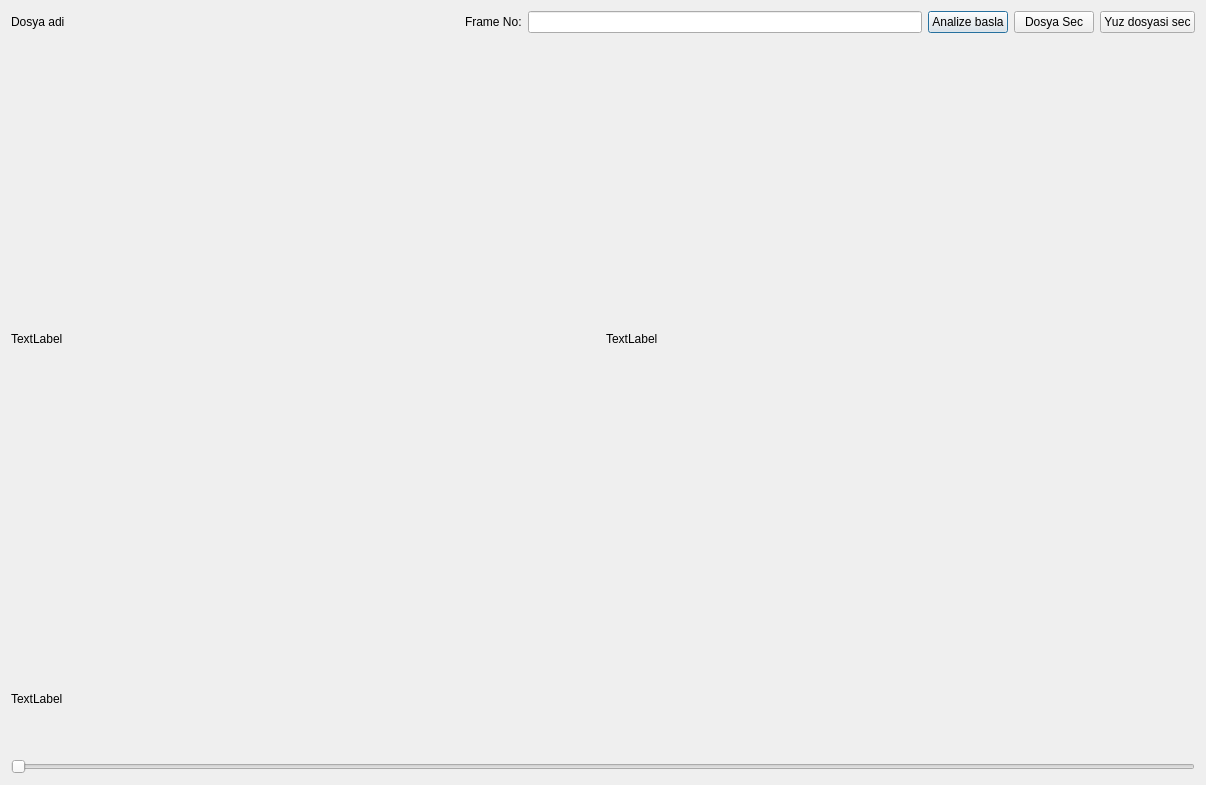
<?xml version="1.0" encoding="UTF-8"?>
<ui version="4.0">
 <class>dlgArayuz</class>
 <widget class="QDialog" name="dlgArayuz">
  <property name="geometry">
   <rect>
    <x>0</x>
    <y>0</y>
    <width>1206</width>
    <height>785</height>
   </rect>
  </property>
  <property name="windowTitle">
   <string>Dialog</string>
  </property>
  <layout class="QVBoxLayout" name="verticalLayout">
   <item>
    <layout class="QHBoxLayout" name="horizontalLayout">
     <item>
      <widget class="QLabel" name="lblDosyaAdi">
       <property name="text">
        <string>Dosya adi</string>
       </property>
      </widget>
     </item>
     <item>
      <spacer name="horizontalSpacer">
       <property name="orientation">
        <enum>Qt::Horizontal</enum>
       </property>
       <property name="sizeHint" stdset="0">
        <size>
         <width>40</width>
         <height>20</height>
        </size>
       </property>
      </spacer>
     </item>
     <item>
      <widget class="QLabel" name="label">
       <property name="text">
        <string>Frame No:</string>
       </property>
      </widget>
     </item>
     <item>
      <widget class="QLineEdit" name="editFrameNo"/>
     </item>
     <item>
      <widget class="QPushButton" name="btnAnaliz">
       <property name="text">
        <string>Analize basla</string>
       </property>
      </widget>
     </item>
     <item>
      <widget class="QPushButton" name="btnDosyaSec">
       <property name="text">
        <string>Dosya Sec</string>
       </property>
      </widget>
     </item>
     <item>
      <widget class="QPushButton" name="btnYuzDosyasi">
       <property name="text">
        <string>Yuz dosyasi sec</string>
       </property>
      </widget>
     </item>
    </layout>
   </item>
   <item>
    <layout class="QHBoxLayout" name="horizontalLayout_2">
     <item>
      <widget class="QLabel" name="lblResim">
       <property name="minimumSize">
        <size>
         <width>300</width>
         <height>600</height>
        </size>
       </property>
       <property name="text">
        <string>TextLabel</string>
       </property>
      </widget>
     </item>
     <item>
      <widget class="QLabel" name="lblSkin">
       <property name="minimumSize">
        <size>
         <width>300</width>
         <height>600</height>
        </size>
       </property>
       <property name="text">
        <string>TextLabel</string>
       </property>
      </widget>
     </item>
    </layout>
   </item>
   <item>
    <widget class="QLabel" name="lblHistogram">
     <property name="minimumSize">
      <size>
       <width>0</width>
       <height>100</height>
      </size>
     </property>
     <property name="text">
      <string>TextLabel</string>
     </property>
    </widget>
   </item>
   <item>
    <widget class="QSlider" name="sliderFrame">
     <property name="orientation">
      <enum>Qt::Horizontal</enum>
     </property>
    </widget>
   </item>
  </layout>
 </widget>
 <resources/>
 <connections>
  <connection>
   <sender>editFrameNo</sender>
   <signal>returnPressed()</signal>
   <receiver>dlgArayuz</receiver>
   <slot>loadFrame()</slot>
   <hints>
    <hint type="sourcelabel">
     <x>898</x>
     <y>30</y>
    </hint>
    <hint type="destinationlabel">
     <x>322</x>
     <y>25</y>
    </hint>
   </hints>
  </connection>
  <connection>
   <sender>btnAnaliz</sender>
   <signal>clicked()</signal>
   <receiver>dlgArayuz</receiver>
   <slot>analyze()</slot>
   <hints>
    <hint type="sourcelabel">
     <x>994</x>
     <y>26</y>
    </hint>
    <hint type="destinationlabel">
     <x>779</x>
     <y>3</y>
    </hint>
   </hints>
  </connection>
  <connection>
   <sender>btnDosyaSec</sender>
   <signal>clicked()</signal>
   <receiver>dlgArayuz</receiver>
   <slot>loadFile()</slot>
   <hints>
    <hint type="sourcelabel">
     <x>1085</x>
     <y>30</y>
    </hint>
    <hint type="destinationlabel">
     <x>877</x>
     <y>5</y>
    </hint>
   </hints>
  </connection>
  <connection>
   <sender>sliderFrame</sender>
   <signal>sliderReleased()</signal>
   <receiver>dlgArayuz</receiver>
   <slot>loadFrame()</slot>
   <hints>
    <hint type="sourcelabel">
     <x>59</x>
     <y>775</y>
    </hint>
    <hint type="destinationlabel">
     <x>2</x>
     <y>752</y>
    </hint>
   </hints>
  </connection>
  <connection>
   <sender>btnYuzDosyasi</sender>
   <signal>clicked()</signal>
   <receiver>dlgArayuz</receiver>
   <slot>face_file()</slot>
   <hints>
    <hint type="sourcelabel">
     <x>1135</x>
     <y>18</y>
    </hint>
    <hint type="destinationlabel">
     <x>1143</x>
     <y>4</y>
    </hint>
   </hints>
  </connection>
 </connections>
 <slots>
  <slot>loadFrame()</slot>
  <slot>analyze()</slot>
  <slot>loadFile()</slot>
  <slot>face_file()</slot>
 </slots>
</ui>
